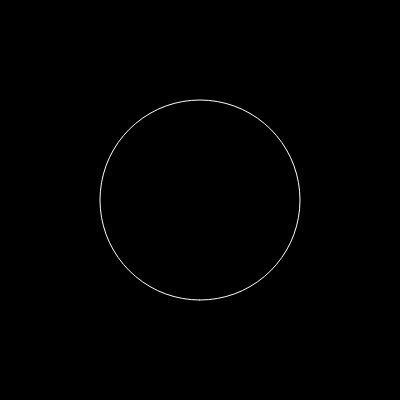
Frame 1 (no input)
Frame 60 (no input): identical to frame 1, image omitted
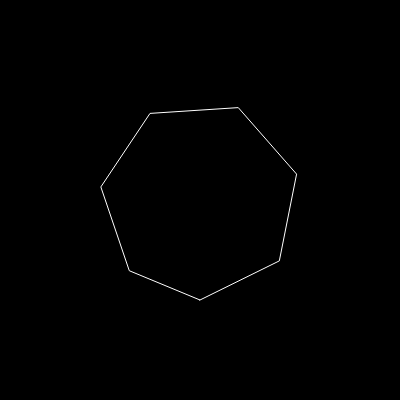
Frame 120 (the mouse pressed at the canvas centre since frame 60)

The p5.js sketch that drew these frames (run headless with seeded random() and noise() and a simulated clock; from frame 60 on, the mouse is pressed at the canvas centre):

// p5.js sketch
// ── sketch.js

function setup() {
  createCanvas(400,400);
  angleMode(DEGREES);
}

function draw() {
  stroke(255);
  noFill();
  background(0);
  // 
  // strokeWeight(4);
  // point(mouseX,mouseY);
  // point(150,50);
  // point(250,60);
  // point(300,200);
  // strokeWeight(1);

  beginShape();
  let spacing = map(mouseX, 0 , width, 5, 100);
  for(let a = 0; a < 360; a+= spacing) {
    let x = 100*sin(a) + 200;
    let y = 100*cos(a) + 200;

    vertex(x,y);
  }

  //curves require a directional point (the entry of the point)

  // curveVertex(mouseX,mouseY);
  // curveVertex(100,200);
  // curveVertex(150,50);
  // curveVertex(250,60);
  // curveVertex(300,200);
  // curveVertex(300,200);

  //endShape();
  endShape(CLOSE);
}
